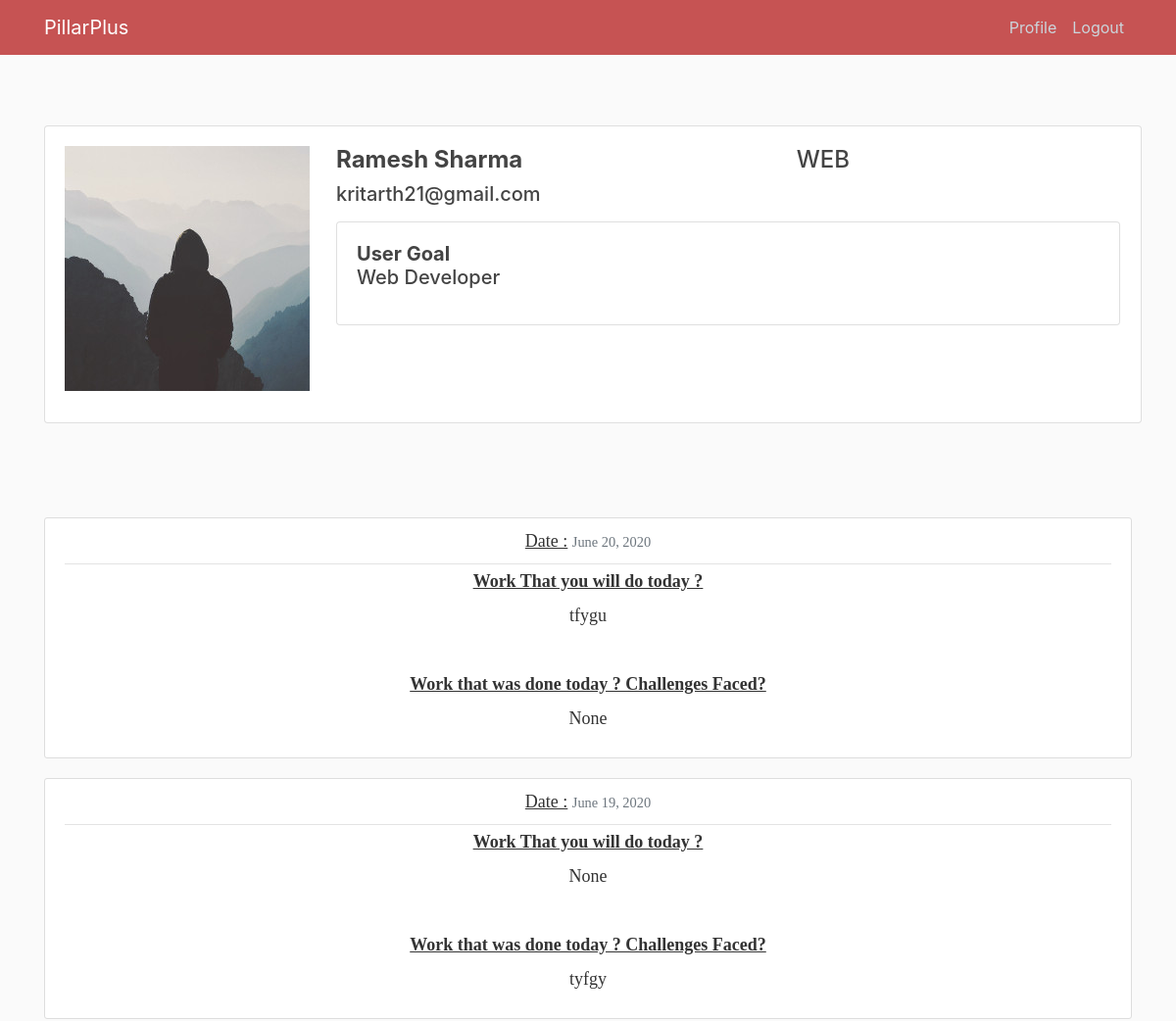
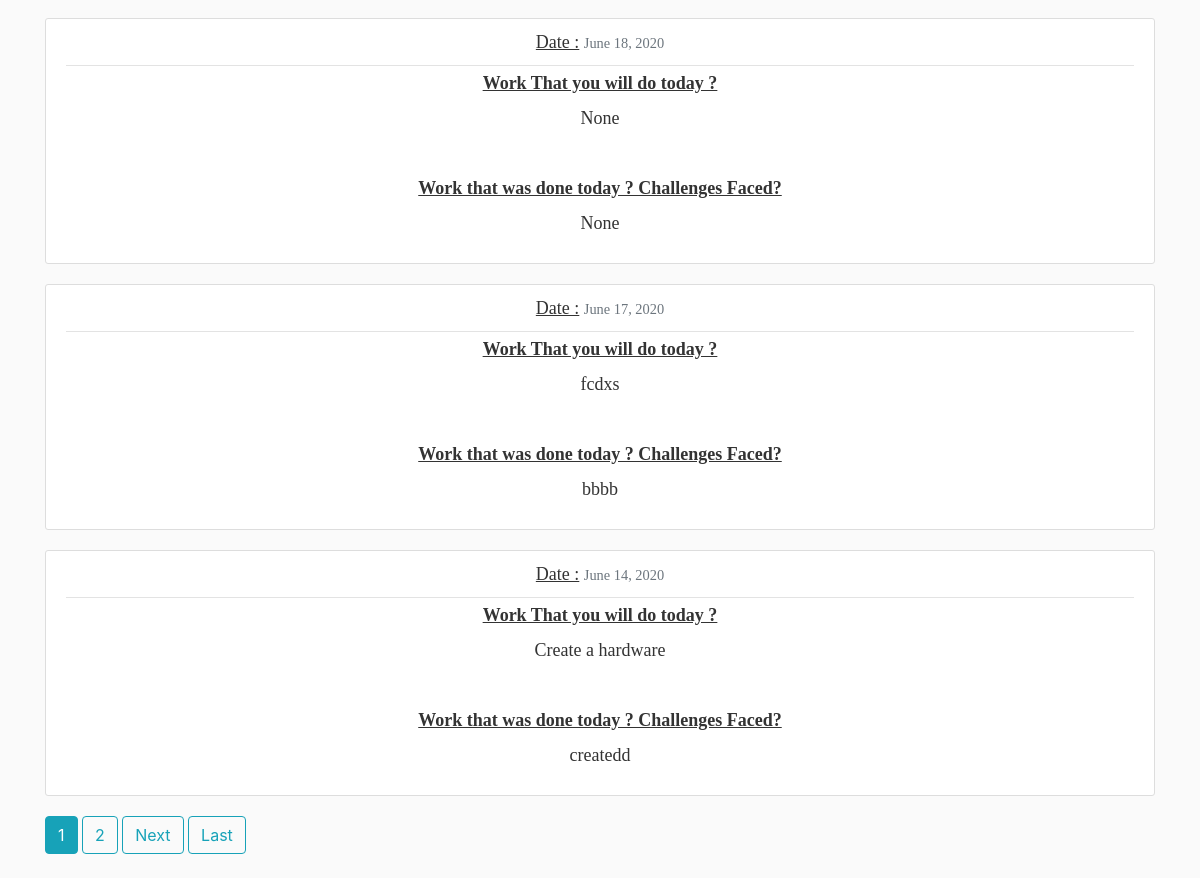
The page /user/kritarth21 (signed in) on the database its author committed (2 pictures, top to bottom).
### users/models.py (models this page shows)
class Profile(models.Model):
    user = models.OneToOneField(User, on_delete=models.CASCADE)
    image = models.ImageField(default='default.jpg', upload_to='profile_pics')
    goal=models.CharField(max_length=1000)
    role=models.CharField(max_length=100)
    team=models.ForeignKey(Team,on_delete=models.CASCADE,blank=True, null=True)
    last_time_logout=models.DateTimeField(blank=True, null=True)
    '''def __str__(self):
        return f'{self.user.username} Profile'

    def save(self, *args,**kwargs):
        super().save( *args,**kwargs)

        img = Image.open(self.image.path)

        if img.height > 300 or img.width > 300:
            output_size = (300, 300)
            img.thumbnail(output_size)
            img.save(self.image.path)
    '''

### blog/models.py (models this page shows, shortened)
class Post(models.Model):
    assigned_employee = models.ForeignKey(User, on_delete=models.CASCADE)
    work_today = models.CharField(max_length=500,null=True,blank=True)
    work_done = models.TextField(max_length=500,null=True,blank=True)
    date_posted = models.DateTimeField(default=timezone.now)

### blog/views.py (the view)
# urls.py: path('user/<str:username>', UserPostList.as_view(), name='user-posts'),
class UserPostList(LoginRequiredMixin,ListView):
    model = Post
    template_name = 'blog/user_posts.html'  # <app>/<model>_<viewtype>.html
    context_object_name = 'posts'
    paginate_by = 5
    currentTime = datetime.datetime.now()
    def get_queryset(self):
        print(self.request.user)
        print(Post.objects.all())
        user = get_object_or_404(User, username=self.kwargs.get('username'))
        return Post.objects.filter(assigned_employee__username=user).order_by('-date_posted')

### blog/customtags/get_user.py (called while the page is built)
@register.filter
def get_user(username):
    try:
        user = User.objects.get(username__iexact=username)
    except User.DoesNotExist:
        user = User.objects.none()
    print(123456)
    print(user)
    print(username)
    return user

### blog/templates/blog/user_posts.html (shortened to what this page needs)
{% extends "blog/base.html" %}
{% block content %}
{% load get_user %}
 <br>
 <br>
 {% with view.kwargs.username|get_user as username %}
<div class="container" style="margin:auto;">
    <div class="row">
        <div class="col-xs-120 col-sm-100 col-md-180">
        <div class="card" style="width: 70rem;">
      <div class="card-body">
        <h5 class="card-title">
                <div class="row">
                    <div class="col-sm-3 col-md-3">
                        <img src="{{ username.profile.image.url }}" alt="" class="img-rounded" height="250" width="250"/>
                    </div>
                    <div class="col-sm-6 col-md-6" style="">
                        <h4>
                           <b> {{ username.get_full_name }}</b><p style="float:right;"> {{ username.profile.role|safe }}
</p></h4>
                        <p>
                            {{ username.email }}
                            <br />
                            <div class="card" style="width: 50rem;">
  <div class="card-body">
<p class="article-content"><b>User Goal</b><br>{{ username.profile.goal|safe }}</p></p>
  </div>
</div>
  </div>
</div>  </div>
 {% endwith %}
                        </div>
                    </div>
                </div>
            </div>
    </div>  <br>
    <br>
    <br>
    <br>
    {% for post in posts %}
                              <article class="media content-section" style="text-align: center;">
                 <br>
                 <br>
                 <br>
                    <div class="media-body">
            <div class="article-metadata">
          <label for="formGroupExampleInput2"><u>Date :</u></label>
              <small class="text-muted">{{ post.date_posted|date:"F d, Y" }}</small>
            </div>
            <label for="formGroupExampleInput2"><u><b>Work That you will do today ? </u></b></label><br>
            <p class="article-content">{{ post.work_today }}</a><br><br></p>
                           <label for="formGroupExampleInput2"><u><b>Work that was done today ? Challenges Faced?</u></b></label><br>
            <p class="article-content">{{ post.work_done }} </a></p>
          </div>
        </article>
    {% endfor %}
{% if is_paginated %}
      {% for num in page_obj.paginator.page_range %}
        {% if page_obj.number == num %}
          <a class="btn btn-info mb-4" href="?page={{ num }}">{{ num }}</a>
        {% elif num > page_obj.number|add:'-3' and num < page_obj.number|add:'3' %}
          <a class="btn btn-outline-info mb-4" href="?page={{ num }}">{{ num }}</a>
        {% endif %}
      {% endfor %}
      {% if page_obj.has_next %}
        <a class="btn btn-outline-info mb-4" href="?page={{ page_obj.next_page_number }}">Next</a>
        <a class="btn btn-outline-info mb-4" href="?page={{ page_obj.paginator.num_pages }}">Last</a>
      {% endif %}
    {% endif %}
{% endblock content %}

### blog/static/blog/main.css (style rules this page uses)
body { background: #fafafa; color: #333333; margin-top: 5rem; }
h1, h2, h3, h4, h5, h6 { color: #444444; }
.content-section { font-family: Georgia, 'Times New Roman', Times, serif; background: #ffffff; padding: 10px 20px; border: 1px solid #dddddd; border-radius: 3px; margin-bottom: 20px; font-size: large; }
.article-content { white-space: pre-line; }
.article-metadata { padding-bottom: 1px; margin-bottom: 4px; border-bottom: 1px solid #e3e3e3 }

### rows shown on the page
Post: date_posted "June 20, 2020", work_today "tfygu", work_done "None"
Post: date_posted "June 19, 2020", work_today "None", work_done "tyfgy"
Post: date_posted "June 18, 2020", work_today "None", work_done "None"
Post: date_posted "June 17, 2020", work_today "fcdxs", work_done "bbbb"
Post: date_posted "June 14, 2020", work_today "Create a hardware", work_done "createdd"

### other values the page prints
{{ username.get_full_name }} "Ramesh Sharma"
{{ username.profile.role|safe }} "WEB"
{{ username.email }} "kritarth21@gmail.com"
{{ username.profile.goal|safe }} "Web Developer"
{{ num }} "1"
{{ num }} "2"
